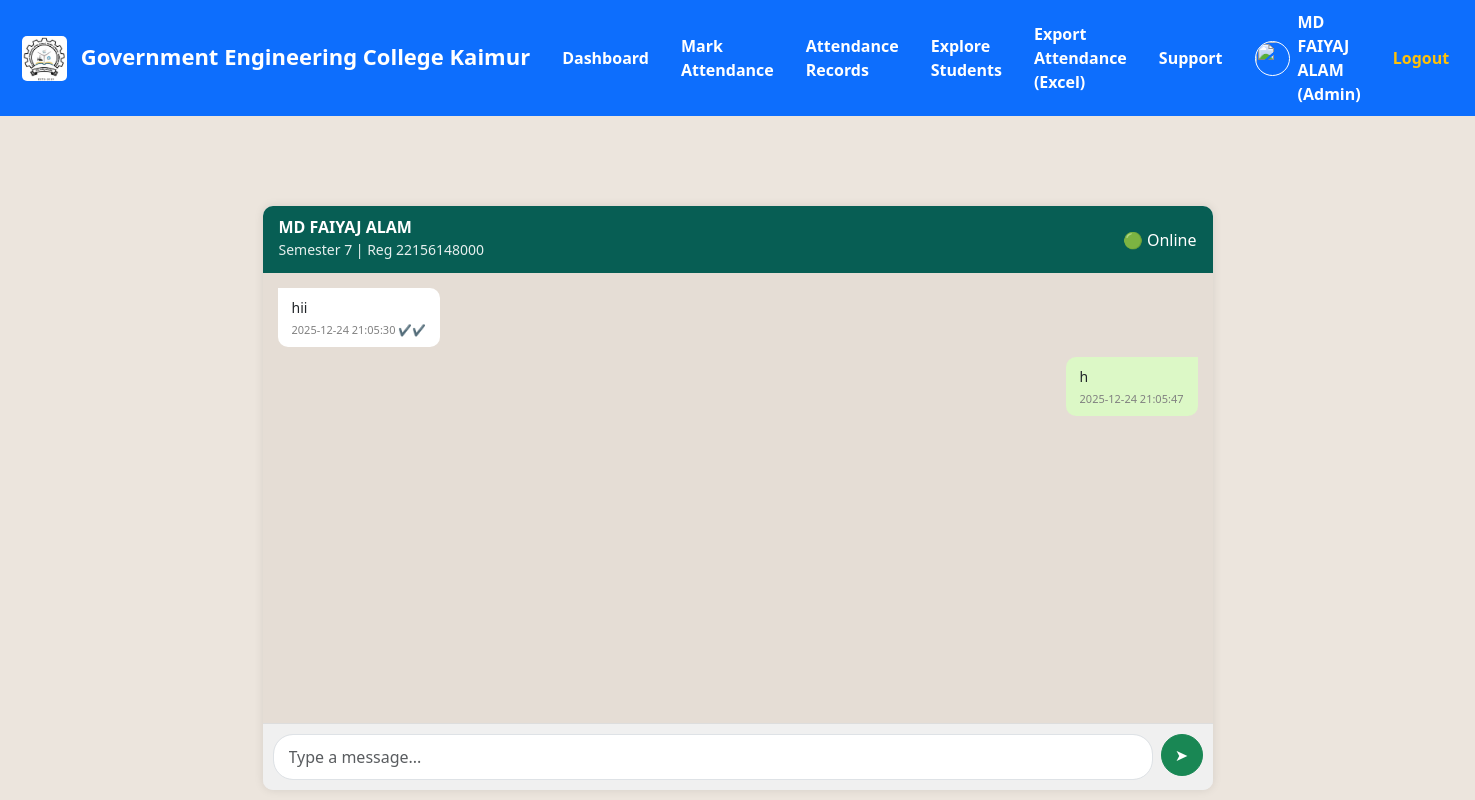
The page /admin/support/12 (signed in) on the database its author committed.
### tables this page shows
CREATE TABLE users (
        id INTEGER PRIMARY KEY AUTOINCREMENT,
        name TEXT NOT NULL,
        email TEXT UNIQUE NOT NULL,
        password TEXT NOT NULL,
        role TEXT NOT NULL,
        department TEXT,
        semester INTEGER,
        roll_no TEXT,
        registration_no TEXT,
        parent_phone TEXT,
        parent_email TEXT,
        admin_branch TEXT,
        photo TEXT,
        created_at TEXT DEFAULT CURRENT_TIMESTAMP
    );

CREATE TABLE support_messages (
    id INTEGER PRIMARY KEY AUTOINCREMENT,
    student_id INTEGER NOT NULL,
    sender TEXT CHECK(sender IN ('student','admin')) NOT NULL,
    message TEXT NOT NULL,
    seen INTEGER DEFAULT 0,
    created_at DATETIME DEFAULT CURRENT_TIMESTAMP
);

### app.py (the view)
@app.route("/admin/support/<int:student_id>")
@login_required(role="admin")
def admin_support_chat(student_id):
    conn = get_db()
    student = conn.execute("""
        SELECT id, name, semester, registration_no
        FROM users
        WHERE id = ? AND role = 'student'
    """, (student_id,)).fetchone()
    if not student:
        conn.close()
        flash("Student not found", "danger")
        return redirect(url_for("admin_support"))
    messages = conn.execute("""
        SELECT * FROM support_messages
        WHERE student_id = ?
        ORDER BY created_at ASC
    """, (student_id,)).fetchall()
    conn.execute("""
        UPDATE support_messages
        SET seen = 1
        WHERE student_id = ? AND sender = 'student'
    """, (student_id,))
    conn.commit()
    conn.close()
    return render_template(
        "admin_support_chat.html",
        student=student,
        messages=messages,
        student_id=student_id
    )

### app.py (called while the page is built)
def get_db():
    conn = sqlite3.connect(DB_NAME)
    conn.row_factory = sqlite3.Row
    return conn

def login_required(role=None):
    def decorator(fn):
        @wraps(fn)
        def wrapper(*args, **kwargs):
            if "user_id" not in session:
                flash("Please login first!", "danger")
                return redirect(url_for("login"))
            if role:
                user_role = session.get("user_role", "")
                if user_role is None or user_role.lower() != role.lower():
                    flash("Access denied!", "danger")
                    return redirect(url_for("login"))
            return fn(*args, **kwargs)
        return wrapper
    return decorator

### templates/admin_support_chat.html (shortened to what this page needs)
{% extends "base.html" %}
{% block content %}
<div class="chat-wrapper">
    <div class="chat-header">
        <div>
            <h6>{{ student.name }}</h6>
            <small>
                Semester {{ student.semester }} |
                Reg {{ student.registration_no }}
            </small>
        </div>
        <span>🟢 Online</span>
    </div>
    <div class="chat-box" id="chatBox">
        {% if messages %}
        {% for m in messages %}
        <div class="chat {{ m.sender }}">
            <div class="bubble">
                {{ m.message }}
                <div class="time">
                    {{ m.created_at }}
                    {% if m.sender == 'student' %}
                    {% if m.seen == 1 %}
                    ✔✔
                    {% else %}
                    ✔
                    {% endif %}
                    {% endif %}
                </div>
            </div>
        </div>
        {% endfor %}
        {% else %}
        <p class="text-center text-muted mt-4">
            No messages yet
        </p>
        {% endif %}
    </div>
    <div class="chat-input">
        <form method="POST" action="{{ url_for('admin_support_reply', student_id=student_id) }}">
            <input type="text" name="reply" class="form-control" placeholder="Type a message..." required>
            <button class="btn btn-success">
                ➤
            </button>
        </form>
    </div>
</div>
{% endblock %}

### templates/base.html (shortened to what this page needs)
<!DOCTYPE html>
<html lang="en">
<head>
    <link href="https://cdn.jsdelivr.net/npm/bootstrap@5.3.0/dist/css/bootstrap.min.css" rel="stylesheet">
</head>
<body>
    <nav class="navbar navbar-expand-lg navbar-dark" style="background:#0d6efd; padding:10px;">
        <div class="container-fluid">
            <a class="navbar-brand fw-bold text-white" href="#">
                <img src="{{ url_for('static', filename='college_logo.png') }}" width="45" height="45" class="me-2"
                    style="border-radius:5px;" alt="College Logo">
                Government Engineering College Kaimur
            </a>
            <div class="collapse navbar-collapse justify-content-end" id="mainNavbar">
                <ul class="navbar-nav align-items-center">
                    {% if session.get('user_role') == 'admin' %}
                    <li class="nav-item mx-2">
                        <a class="nav-link text-white fw-bold" href="{{ url_for('admin_dashboard') }}">
                            Dashboard
                        </a>
                    </li>
                    <li class="nav-item mx-2">
                        <a class="nav-link text-white fw-bold" href="{{ url_for('admin_attendance') }}">
                            Mark Attendance
                        </a>
                    </li>
                    <li class="nav-item mx-2">
                        <a class="nav-link text-white fw-bold" href="{{ url_for('admin_attendance_records') }}">
                            Attendance Records
                        </a>
                    </li>
                    <li class="nav-item mx-2">
                        <a class="nav-link text-white fw-bold" href="{{ url_for('admin_users') }}">
                            Explore Students
                        </a>
                    </li>
                    <li class="nav-item mx-2">
                        <a class="nav-link text-white fw-bold" href="{{ url_for('export_attendance_excel') }}">
                            Export Attendance (Excel)
                        </a>
                    </li>
                    <li class="nav-item mx-2">
                        <a class="nav-link text-white fw-bold" href="{{ url_for('admin_support') }}">
                            Support
                        </a>
                    </li>
                    {% endif %}
                    {% if session.get('user_id') %}
                    <li class="nav-item d-flex align-items-center mx-3">
                        {% if session.get('user_photo') %}
                        <img src="{{ url_for('static',
                            filename='profile_images/' + session['user_photo']) }}" width="35" height="35"
                            class="rounded-circle border border-white me-2">
                        {% else %}
                        <img src="{{ url_for('static', filename='default.png') }}" width="35" height="35"
                            class="rounded-circle border border-white me-2">
                        {% endif %}
                        <span class="text-white fw-bold">
                            {{ session.get('user_name') }}
                            ({{ session.get('user_role')|capitalize }})
                        </span>
                    </li>
                    <li class="nav-item mx-2">
                        <a class="nav-link text-warning fw-bold" href="{{ url_for('logout') }}">
                            Logout
                        </a>
                    </li>
                    {% endif %}
                </ul>
            </div>
        </div>
    </nav>
    <div class="container main-container">
        {% block content %}{% endblock %}
    </div>
</body>
</html>

### templates/base.html (style rules this page uses)
.navbar-brand { font-weight: bold; font-size: 22px; }
.nav-link { font-weight: 500; }
body { background: #f5f7fb; }
.main-container { margin-top: 90px; }

### templates/admin_support_chat.html (style rules this page uses)
body { background: #ece5dd; }
.chat-wrapper { max-width: 950px; margin: auto; background: #f0f0f0; border-radius: 10px; overflow: hidden; box-shadow: 0 0 10px rgba(0, 0, 0, .1); }
.chat-header { background: #075e54; color: white; padding: 12px 16px; display: flex; justify-content: space-between; align-items: center; }
.chat-header h6 { margin: 0; font-weight: 600; }
.chat-header small { opacity: .9; }
.chat-box { background: #e5ddd5; height: 450px; overflow-y: auto; padding: 15px; }
.chat { display: flex; margin-bottom: 10px; }
.chat.student { justify-content: flex-start; }
.chat.admin { justify-content: flex-end; }
.bubble { max-width: 70%; padding: 10px 14px; border-radius: 10px; position: relative; font-size: 14px; line-height: 1.4; }
.student .bubble { background: #ffffff; border-top-left-radius: 0; }
.admin .bubble { background: #dcf8c6; border-top-right-radius: 0; }
.time { font-size: 11px; color: gray; text-align: right; margin-top: 4px; }
.chat-input { background: #f0f0f0; padding: 10px; border-top: 1px solid #ddd; }
.chat-input form { display: flex; gap: 8px; }
.chat-input input { flex: 1; border-radius: 20px; padding: 10px 15px; }
.chat-input button { border-radius: 50%; width: 42px; height: 42px; }

### rows shown on the page
users: get "MD FAIYAJ ALAM", name "MD FAIYAJ ALAM", semester "7", registration_no "22156148000"
support_messages: get "Admin", message "h", created_at "2025-12-24 21:05:47"
support_messages: message "hii", created_at "2025-12-24 21:05:30"
